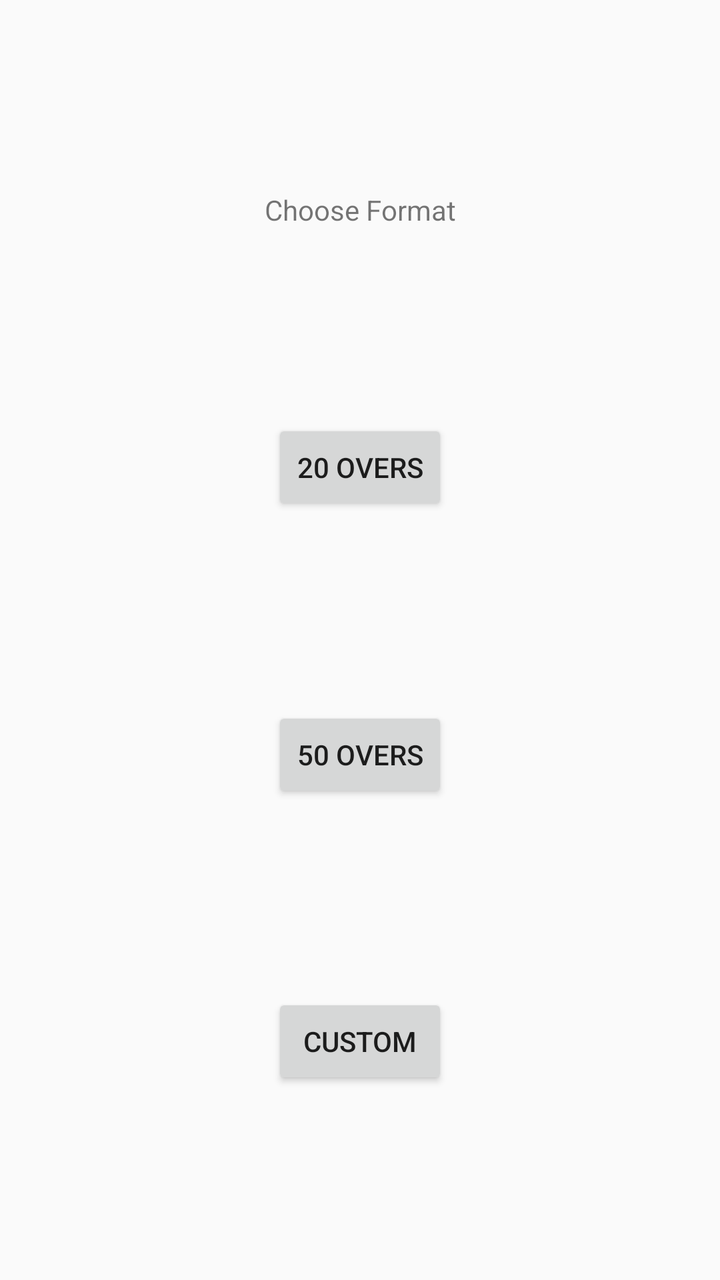
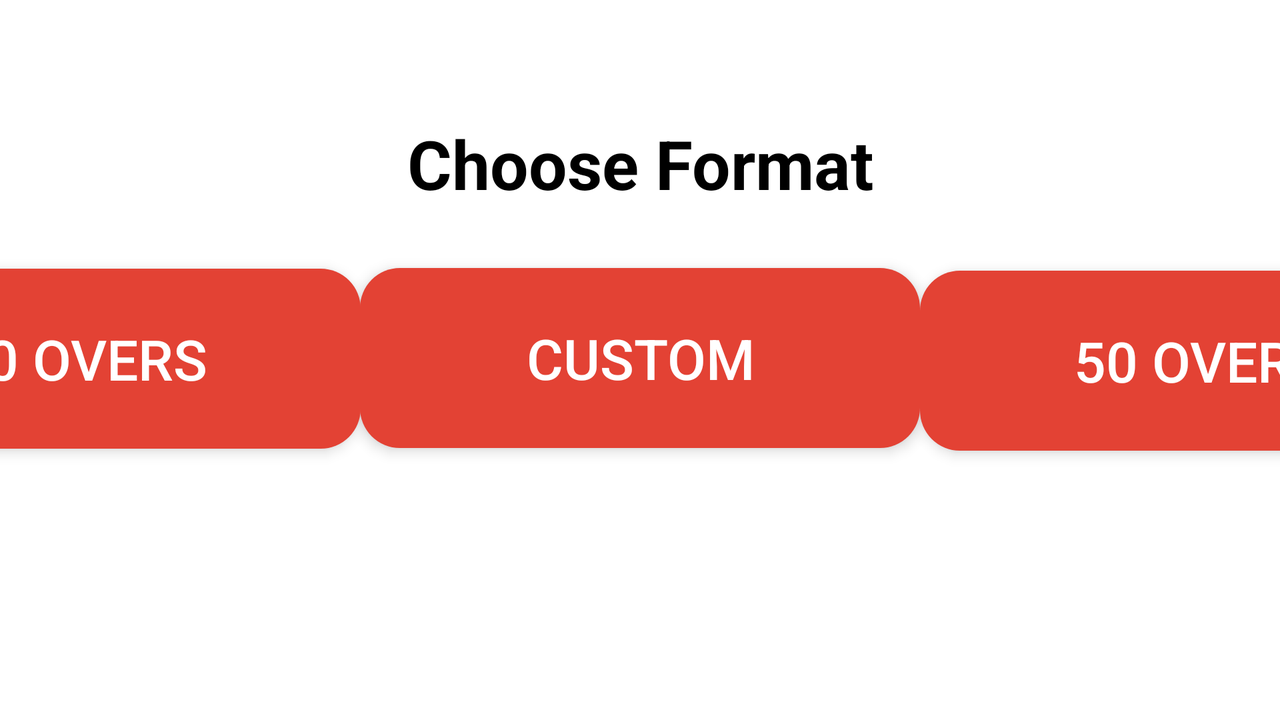

Two renders of one Android screen. The first uses the default layout on a phone; the second uses the alternative layout the repository ships for a different screen configuration, on a matching device. The two XML files are below.
<!-- AndroidManifest.xml: application theme Theme.CricketScoreboard -->
<!-- res/layout/activity_main.xml -->
<?xml version="1.0" encoding="utf-8"?>
<androidx.constraintlayout.widget.ConstraintLayout xmlns:android="http://schemas.android.com/apk/res/android"
    xmlns:app="http://schemas.android.com/apk/res-auto"
    xmlns:tools="http://schemas.android.com/tools"
    android:id="@+id/main"
    android:layout_width="match_parent"
    android:layout_height="match_parent"
    tools:context=".MainActivity">

    <Button
        android:id="@+id/button20"
        android:layout_width="wrap_content"
        android:layout_height="wrap_content"
        android:onClick="next"
        android:text="20 Overs"
        app:layout_constraintBottom_toTopOf="@+id/button50"
        app:layout_constraintEnd_toEndOf="parent"
        app:layout_constraintHorizontal_bias="0.5"
        app:layout_constraintStart_toStartOf="parent"
        app:layout_constraintTop_toBottomOf="@+id/textView" />

    <Button
        android:id="@+id/button50"
        android:layout_width="wrap_content"
        android:layout_height="wrap_content"
        android:onClick="next"
        android:text="50 Overs"
        app:layout_constraintBottom_toTopOf="@+id/custom"
        app:layout_constraintEnd_toEndOf="parent"
        app:layout_constraintHorizontal_bias="0.5"
        app:layout_constraintStart_toStartOf="parent"
        app:layout_constraintTop_toBottomOf="@+id/button20" />

    <Button
        android:id="@+id/custom"
        android:layout_width="wrap_content"
        android:layout_height="wrap_content"
        android:onClick="custom"
        android:text="Custom"
        app:layout_constraintBottom_toBottomOf="parent"
        app:layout_constraintEnd_toEndOf="parent"
        app:layout_constraintHorizontal_bias="0.5"
        app:layout_constraintStart_toStartOf="parent"
        app:layout_constraintTop_toBottomOf="@+id/button50" />

    <TextView
        android:id="@+id/textView"
        android:layout_width="wrap_content"
        android:layout_height="wrap_content"
        android:text="Choose Format"
        app:layout_constraintBottom_toTopOf="@+id/button20"
        app:layout_constraintEnd_toEndOf="parent"
        app:layout_constraintHorizontal_bias="0.5"
        app:layout_constraintStart_toStartOf="parent"
        app:layout_constraintTop_toTopOf="parent" />

    <EditText
        android:id="@+id/Overs"
        android:layout_width="wrap_content"
        android:layout_height="wrap_content"
        android:ems="10"
        android:inputType="text"
        android:onClick="overs"
        android:hint="@string/Overs"
        android:visibility="invisible"
        app:layout_constraintEnd_toEndOf="parent"
        app:layout_constraintStart_toStartOf="parent"
        app:layout_constraintTop_toBottomOf="@+id/custom" />

    <EditText
        android:id="@+id/Wickets"
        android:layout_width="wrap_content"
        android:layout_height="wrap_content"
        android:ems="10"
        android:inputType="text"
        android:onClick="wick"
        android:hint="@string/Wickets"
        android:visibility="invisible"
        app:layout_constraintEnd_toEndOf="parent"
        app:layout_constraintStart_toStartOf="parent"
        app:layout_constraintTop_toBottomOf="@+id/Overs" />
</androidx.constraintlayout.widget.ConstraintLayout>
<!-- resources referenced by this layout -->
<resources>
  <string name="Overs">Enter number of Overs</string>
  <string name="Wickets">Enter number of Wickets</string>
  <style name="Theme.CricketScoreboard" parent="Base.Theme.CricketScoreboard" />
  <style name="Base.Theme.CricketScoreboard" parent="Theme.AppCompat.DayNight.NoActionBar">
          
          
          
      </style>
</resources>
<!-- res/layout-land/activity_main.xml (the repository's variant of the layout above) -->
<!-- drawn on the phone turned sideways -->
<?xml version="1.0" encoding="utf-8"?>
<androidx.constraintlayout.widget.ConstraintLayout xmlns:android="http://schemas.android.com/apk/res/android"
    xmlns:app="http://schemas.android.com/apk/res-auto"
    xmlns:tools="http://schemas.android.com/tools"
    android:id="@+id/main"
    style="@style/SCREEN"
    android:layout_width="match_parent"
    android:layout_height="match_parent"
    tools:context=".MainActivity">

    <androidx.constraintlayout.widget.ConstraintLayout
        android:id="@+id/constraintLayout"
        style="@style/Base.Theme.CricketScoreboard"
        android:layout_width="match_parent"
        android:layout_height="wrap_content"
        android:clipToPadding="false"
        android:padding="10dp"
        app:layout_constraintBottom_toBottomOf="parent"
        app:layout_constraintEnd_toEndOf="parent"
        app:layout_constraintHorizontal_bias="0.0"
        app:layout_constraintStart_toStartOf="parent"
        app:layout_constraintTop_toTopOf="parent">

        <Button
            android:id="@+id/button50"
            android:layout_width="280dp"
            android:layout_height="90dp"
            android:background="@drawable/main_button"
            android:capitalize="characters"
            android:elevation="4dp"
            android:stateListAnimator="@null"
            android:text="@string/_50_overs"
            android:textColor="@color/white"
            android:textSize="28sp"
            android:textStyle="normal"
            app:layout_constraintBottom_toBottomOf="parent"
            app:layout_constraintEnd_toEndOf="parent"
            app:layout_constraintHorizontal_bias="0.5"
            app:layout_constraintHorizontal_chainStyle="spread"
            app:layout_constraintStart_toEndOf="@+id/custom"
            app:layout_constraintTop_toTopOf="parent"
            app:layout_constraintVertical_bias="0.502" />

        <TextView
            android:id="@+id/textView"
            style="@style/TEXT"
            android:layout_width="wrap_content"
            android:layout_height="wrap_content"
            android:layout_margin="20dp"
            android:padding="10dp"
            android:text="@string/choose_format"
            android:textSize="34sp"
            android:textStyle="bold"
            app:barrierMargin="20dp"
            app:layout_constraintBottom_toTopOf="@+id/button20"
            app:layout_constraintEnd_toEndOf="parent"
            app:layout_constraintHorizontal_bias="0.501"
            app:layout_constraintStart_toStartOf="parent"
            app:layout_constraintTop_toTopOf="parent" />

        <EditText
            android:id="@+id/Overs"
            style="@style/TEXT"
            android:layout_width="wrap_content"
            android:layout_height="wrap_content"
            android:layout_margin="10dp"
            android:ems="10"
            android:hint="@string/Overs"
            android:inputType="number"
            android:onClick="overs"
            android:textAlignment="center"
            android:textSize="22sp"
            android:textStyle="bold"
            android:visibility="invisible"
            app:layout_constraintEnd_toEndOf="parent"
            app:layout_constraintStart_toStartOf="parent"
            app:layout_constraintTop_toBottomOf="@+id/custom" />

        <EditText
            android:id="@+id/Wickets"
            style="@style/TEXT"
            android:layout_width="wrap_content"
            android:layout_height="wrap_content"
            android:ems="10"
            android:hint="@string/Wickets"
            android:inputType="number"
            android:onClick="wick"
            android:textAlignment="center"
            android:textSize="22sp"
            android:textStyle="bold"
            android:visibility="invisible"
            app:layout_constraintEnd_toEndOf="parent"
            app:layout_constraintHorizontal_bias="0.502"
            app:layout_constraintStart_toStartOf="parent"
            app:layout_constraintTop_toTopOf="@+id/Overs" />

        <Button
            android:id="@+id/button20"
            android:layout_width="280dp"
            android:layout_height="90dp"
            android:background="@drawable/main_button"
            android:elevation="4dp"
            android:stateListAnimator="@null"
            android:text="@string/_20_overs"
            android:textColor="@color/white"
            android:textSize="28sp"
            android:textStyle="normal"
            app:layout_constraintBottom_toBottomOf="parent"
            app:layout_constraintEnd_toStartOf="@+id/custom"
            app:layout_constraintHorizontal_bias="0.5"
            app:layout_constraintHorizontal_chainStyle="spread_inside"
            app:layout_constraintStart_toStartOf="parent"
            app:layout_constraintTop_toTopOf="parent"
            app:layout_constraintVertical_bias="0.497"
            app:layout_constraintVertical_chainStyle="packed" />

        <Button
            android:id="@+id/custom"
            android:layout_width="280dp"
            android:layout_height="90dp"
            android:background="@drawable/main_button"
            android:elevation="4dp"
            android:padding="10dp"
            android:stateListAnimator="@null"
            android:text="@string/custom"
            android:textColor="@color/white"
            android:textSize="28sp"
            android:textStyle="normal"
            android:translationZ="0dp"
            app:layout_constraintBottom_toBottomOf="parent"
            app:layout_constraintEnd_toStartOf="@+id/button50"
            app:layout_constraintHorizontal_bias="0.5"
            app:layout_constraintStart_toEndOf="@+id/button20"
            app:layout_constraintTop_toTopOf="parent"
            app:layout_constraintVertical_bias="0.495" />
    </androidx.constraintlayout.widget.ConstraintLayout>

</androidx.constraintlayout.widget.ConstraintLayout>
<!-- resources referenced by the variant -->
<!-- as the phone turned sideways resolves them -->
<resources>
  <!-- drawable main_button (drawable) -->
  <?xml version="1.0" encoding="utf-8"?>
  <shape xmlns:android="http://schemas.android.com/apk/res/android" android:shape="rectangle">
      <solid android:color="#E34234"/>
      <corners android:radius="20dp"/>
  
  </shape>
  <string name="Overs">Enter number of Overs</string>
  <string name="Wickets">Enter number of Wickets</string>
  <string name="_20_overs">20 Overs</string>
  <string name="_50_overs">50 Overs</string>
  <string name="choose_format">Choose Format</string>
  <string name="custom">Custom</string>
  <style name="Base.Theme.CricketScoreboard" parent="Theme.AppCompat.DayNight.NoActionBar">
          
          
          
      </style>
  <style name="SCREEN">
          <item name="android:background">#FFF</item>
      </style>
  <style name="TEXT">
          <item name="android:textColor">#000</item>
      </style>
  <style name="Theme.CricketScoreboard" parent="Base.Theme.CricketScoreboard" />
</resources>
